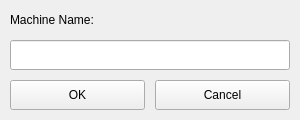
<?xml version="1.0" encoding="UTF-8"?>
<ui version="4.0">
 <class>MainWindow</class>
 <widget class="QMainWindow" name="MainWindow">
  <property name="geometry">
   <rect>
    <x>0</x>
    <y>0</y>
    <width>300</width>
    <height>120</height>
   </rect>
  </property>
  <property name="minimumSize">
   <size>
    <width>300</width>
    <height>120</height>
   </size>
  </property>
  <property name="maximumSize">
   <size>
    <width>300</width>
    <height>120</height>
   </size>
  </property>
  <property name="windowTitle">
   <string>Rename Machine</string>
  </property>
  <property name="windowIcon">
   <iconset>
    <normaloff>../assets/favicon.png</normaloff>../assets/favicon.png</iconset>
  </property>
  <widget class="QWidget" name="centralwidget">
   <widget class="QLabel" name="nameLabel">
    <property name="geometry">
     <rect>
      <x>10</x>
      <y>10</y>
      <width>280</width>
      <height>20</height>
     </rect>
    </property>
    <property name="text">
     <string>Machine Name:</string>
    </property>
   </widget>
   <widget class="QLineEdit" name="nameEdit">
    <property name="geometry">
     <rect>
      <x>10</x>
      <y>40</y>
      <width>280</width>
      <height>30</height>
     </rect>
    </property>
   </widget>
   <widget class="QPushButton" name="applyButton">
    <property name="geometry">
     <rect>
      <x>10</x>
      <y>80</y>
      <width>135</width>
      <height>30</height>
     </rect>
    </property>
    <property name="text">
     <string>OK</string>
    </property>
   </widget>
   <widget class="QPushButton" name="cancelButton">
    <property name="geometry">
     <rect>
      <x>155</x>
      <y>80</y>
      <width>135</width>
      <height>30</height>
     </rect>
    </property>
    <property name="text">
     <string>Cancel</string>
    </property>
   </widget>
  </widget>
 </widget>
 <resources/>
 <connections/>
</ui>
